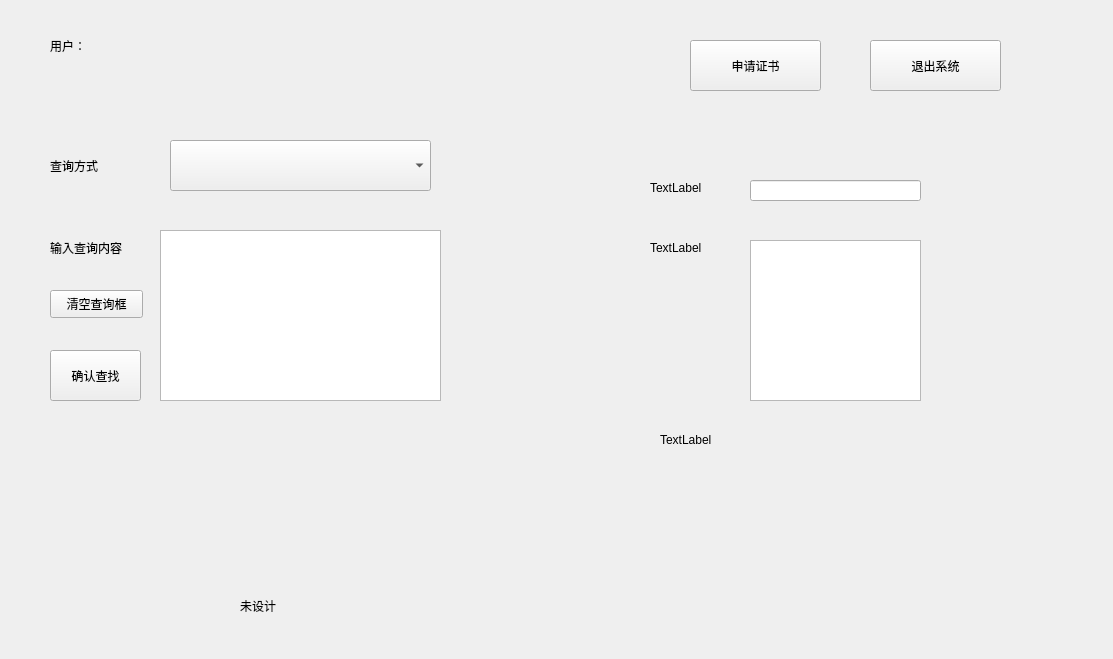
<?xml version="1.0" encoding="UTF-8"?>
<ui version="4.0">
 <class>Serach</class>
 <widget class="QWidget" name="Serach">
  <property name="geometry">
   <rect>
    <x>0</x>
    <y>0</y>
    <width>1113</width>
    <height>659</height>
   </rect>
  </property>
  <property name="windowTitle">
   <string>Form</string>
  </property>
  <widget class="QLabel" name="LabelUserName">
   <property name="geometry">
    <rect>
     <x>50</x>
     <y>30</y>
     <width>91</width>
     <height>31</height>
    </rect>
   </property>
   <property name="text">
    <string>用户：</string>
   </property>
  </widget>
  <widget class="QComboBox" name="ComboBoxSearchKind">
   <property name="geometry">
    <rect>
     <x>170</x>
     <y>140</y>
     <width>261</width>
     <height>51</height>
    </rect>
   </property>
  </widget>
  <widget class="QLabel" name="LabelSearchKind">
   <property name="geometry">
    <rect>
     <x>50</x>
     <y>150</y>
     <width>91</width>
     <height>31</height>
    </rect>
   </property>
   <property name="text">
    <string>查询方式</string>
   </property>
  </widget>
  <widget class="QTextEdit" name="TextEditSearchContent">
   <property name="geometry">
    <rect>
     <x>160</x>
     <y>230</y>
     <width>281</width>
     <height>171</height>
    </rect>
   </property>
  </widget>
  <widget class="QLabel" name="LabelSearchContent">
   <property name="geometry">
    <rect>
     <x>50</x>
     <y>240</y>
     <width>91</width>
     <height>16</height>
    </rect>
   </property>
   <property name="text">
    <string>输入查询内容</string>
   </property>
  </widget>
  <widget class="QPushButton" name="ButtonClearnText">
   <property name="geometry">
    <rect>
     <x>50</x>
     <y>290</y>
     <width>93</width>
     <height>28</height>
    </rect>
   </property>
   <property name="text">
    <string>清空查询框</string>
   </property>
  </widget>
  <widget class="QLabel" name="label">
   <property name="geometry">
    <rect>
     <x>240</x>
     <y>590</y>
     <width>171</width>
     <height>31</height>
    </rect>
   </property>
   <property name="text">
    <string>未设计</string>
   </property>
  </widget>
  <widget class="QPushButton" name="ButtonApplyFor">
   <property name="geometry">
    <rect>
     <x>690</x>
     <y>40</y>
     <width>131</width>
     <height>51</height>
    </rect>
   </property>
   <property name="text">
    <string>申请证书</string>
   </property>
  </widget>
  <widget class="QPushButton" name="ButtonExit">
   <property name="geometry">
    <rect>
     <x>870</x>
     <y>40</y>
     <width>131</width>
     <height>51</height>
    </rect>
   </property>
   <property name="text">
    <string>退出系统</string>
   </property>
  </widget>
  <widget class="QPushButton" name="ButtonToSearch">
   <property name="geometry">
    <rect>
     <x>50</x>
     <y>350</y>
     <width>91</width>
     <height>51</height>
    </rect>
   </property>
   <property name="text">
    <string>确认查找</string>
   </property>
  </widget>
  <widget class="QLabel" name="label_2">
   <property name="geometry">
    <rect>
     <x>650</x>
     <y>180</y>
     <width>72</width>
     <height>15</height>
    </rect>
   </property>
   <property name="text">
    <string>TextLabel</string>
   </property>
  </widget>
  <widget class="QLabel" name="label_3">
   <property name="geometry">
    <rect>
     <x>650</x>
     <y>240</y>
     <width>72</width>
     <height>15</height>
    </rect>
   </property>
   <property name="text">
    <string>TextLabel</string>
   </property>
  </widget>
  <widget class="QLineEdit" name="lineEdit">
   <property name="geometry">
    <rect>
     <x>750</x>
     <y>180</y>
     <width>171</width>
     <height>21</height>
    </rect>
   </property>
  </widget>
  <widget class="QTextEdit" name="textEdit">
   <property name="geometry">
    <rect>
     <x>750</x>
     <y>240</y>
     <width>171</width>
     <height>161</height>
    </rect>
   </property>
  </widget>
  <widget class="QLabel" name="label_5">
   <property name="geometry">
    <rect>
     <x>660</x>
     <y>430</y>
     <width>231</width>
     <height>20</height>
    </rect>
   </property>
   <property name="text">
    <string>TextLabel</string>
   </property>
  </widget>
 </widget>
 <resources/>
 <connections/>
</ui>
